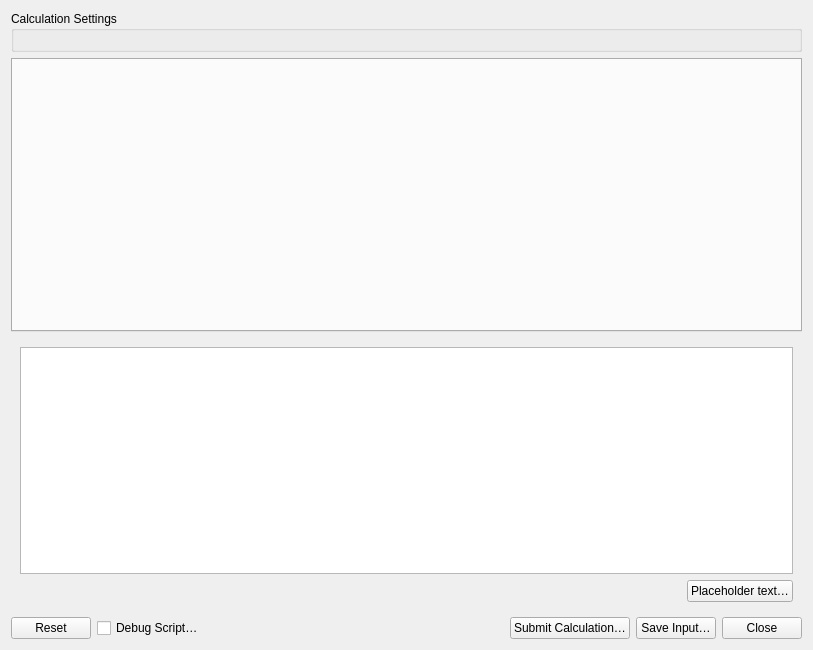
<?xml version="1.0" encoding="UTF-8"?>
<ui version="4.0">
 <class>Avogadro::MoleQueue::InputGeneratorWidget</class>
 <widget class="QWidget" name="Avogadro::MoleQueue::InputGeneratorWidget">
  <property name="geometry">
   <rect>
    <x>0</x>
    <y>0</y>
    <width>813</width>
    <height>650</height>
   </rect>
  </property>
  <property name="windowTitle">
   <string>Form</string>
  </property>
  <layout class="QVBoxLayout" name="verticalLayout_2">
   <item>
    <widget class="QGroupBox" name="groupBox2">
     <property name="sizePolicy">
      <sizepolicy hsizetype="Expanding" vsizetype="Maximum">
       <horstretch>0</horstretch>
       <verstretch>0</verstretch>
      </sizepolicy>
     </property>
     <property name="title">
      <string>Calculation Settings</string>
     </property>
     <layout class="QHBoxLayout" name="horizontalLayout">
      <item>
       <widget class="QWidget" name="optionsWidget" native="true"/>
      </item>
     </layout>
    </widget>
   </item>
   <item>
    <widget class="QTabWidget" name="tabWidget">
     <property name="sizePolicy">
      <sizepolicy hsizetype="Expanding" vsizetype="Expanding">
       <horstretch>0</horstretch>
       <verstretch>0</verstretch>
      </sizepolicy>
     </property>
    </widget>
   </item>
   <item>
    <widget class="QFrame" name="warningBox">
     <layout class="QVBoxLayout" name="verticalLayout">
      <item>
       <widget class="QTextBrowser" name="warningText"/>
      </item>
      <item>
       <layout class="QHBoxLayout" name="horizontalLayout_4">
        <item>
         <spacer name="horizontalSpacer">
          <property name="orientation">
           <enum>Qt::Horizontal</enum>
          </property>
          <property name="sizeHint" stdset="0">
           <size>
            <width>40</width>
            <height>20</height>
           </size>
          </property>
         </spacer>
        </item>
        <item>
         <widget class="QPushButton" name="warningTextButton">
          <property name="text">
           <string>Placeholder text…</string>
          </property>
         </widget>
        </item>
       </layout>
      </item>
     </layout>
    </widget>
   </item>
   <item>
    <layout class="QHBoxLayout">
     <item>
      <widget class="QPushButton" name="defaultsButton">
       <property name="enabled">
        <bool>true</bool>
       </property>
       <property name="text">
        <string>Reset</string>
       </property>
      </widget>
     </item>
     <item>
      <widget class="QCheckBox" name="debugCheckBox">
       <property name="text">
        <string>Debug Script…</string>
       </property>
      </widget>
     </item>
     <item>
      <spacer>
       <property name="orientation">
        <enum>Qt::Horizontal</enum>
       </property>
       <property name="sizeType">
        <enum>QSizePolicy::MinimumExpanding</enum>
       </property>
       <property name="sizeHint" stdset="0">
        <size>
         <width>13</width>
         <height>20</height>
        </size>
       </property>
      </spacer>
     </item>
     <item>
      <widget class="QPushButton" name="computeButton">
       <property name="text">
        <string>Submit Calculation…</string>
       </property>
      </widget>
     </item>
     <item>
      <widget class="QPushButton" name="generateButton">
       <property name="text">
        <string>Save Input…</string>
       </property>
      </widget>
     </item>
     <item>
      <widget class="QPushButton" name="closeButton">
       <property name="text">
        <string>Close</string>
       </property>
      </widget>
     </item>
    </layout>
   </item>
  </layout>
 </widget>
 <resources/>
 <connections/>
</ui>
